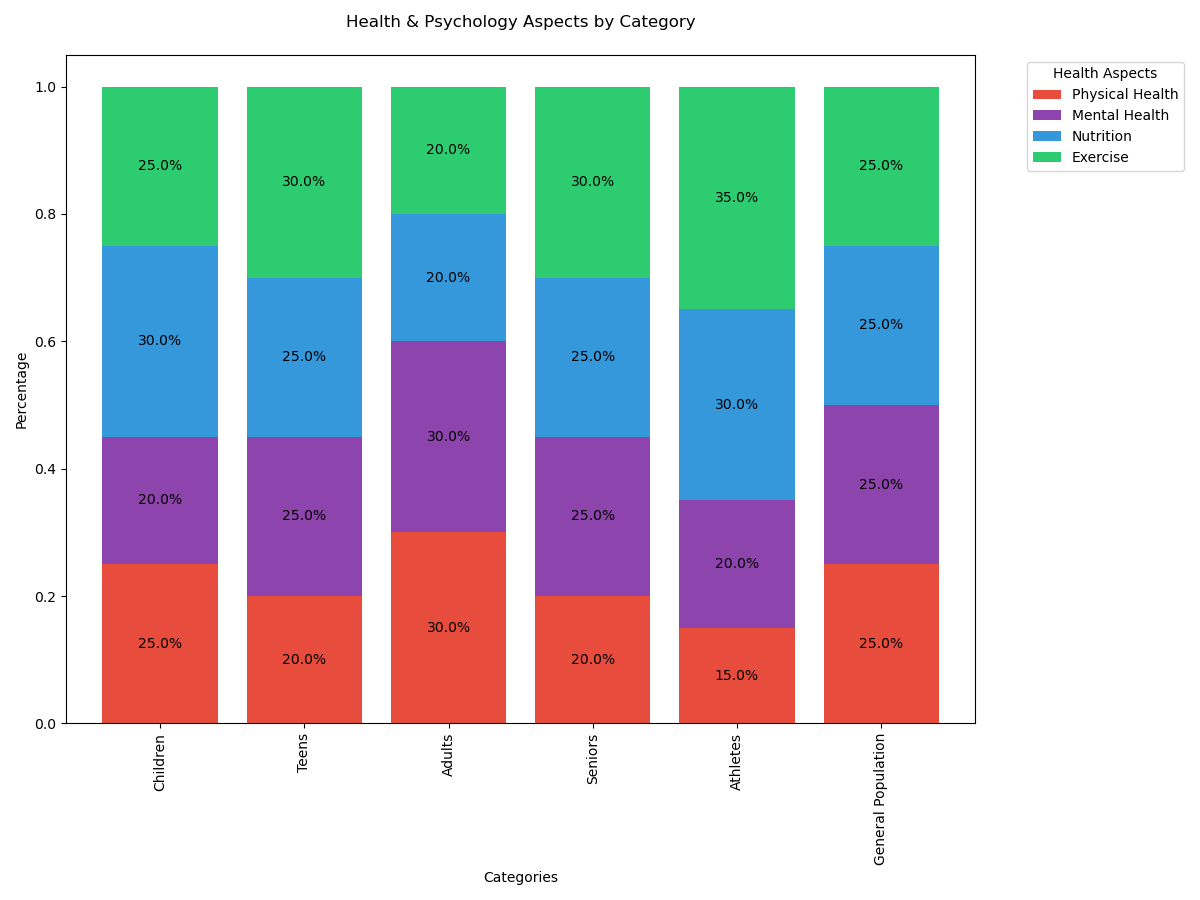

Generate this figure with Python:

import matplotlib.pyplot as plt
import seaborn as sns
import pandas as pd

data = {
    'Category': ['Children', 'Teens', 'Adults', 'Seniors', 'Athletes', 'General Population'],
    'Physical Health': [25, 20, 30, 20, 15, 25],
    'Mental Health': [20, 25, 30, 25, 20, 25],
    'Nutrition': [30, 25, 20, 25, 30, 25],
    'Exercise': [25, 30, 20, 30, 35, 25],
}

df = pd.DataFrame(data)

df_percentage = df.set_index('Category')
df_percentage = df_percentage.divide(df_percentage.sum(axis=1), axis=0)

fig, ax = plt.subplots(figsize=(12, 9))
df_percentage.plot(kind='bar', stacked=True, color=['#E74C3C', '#8E44AD', '#3498DB', '#2ECC71'], ax=ax, width=0.8)

for n in df_percentage:
    for i, (cs, ab, pc) in enumerate(zip(df_percentage.iloc[:, :].cumsum(1)[n], 
                                          df_percentage[n], df_percentage[n])):
        if pc > 0:
            plt.text(i, cs - ab / 2, str(round(pc * 100, 1)) + '%', va='center', ha='center', fontsize=10)

plt.title('Health & Psychology Aspects by Category', pad=20)
ax.set_ylabel('Percentage')
ax.set_xlabel('Categories')
plt.legend(title='Health Aspects', bbox_to_anchor=(1.05, 1), loc='upper left')

plt.tight_layout()
plt.show()
